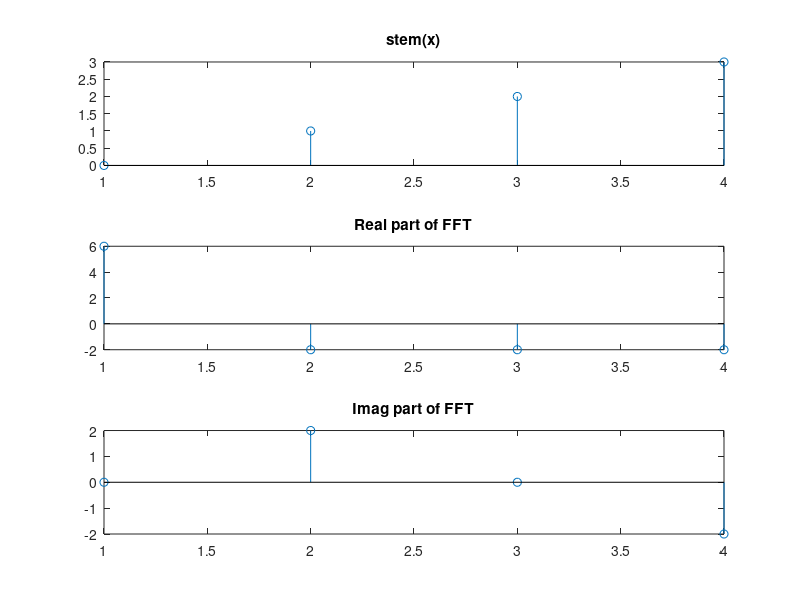

Here is the MATLAB script that generated this plot:
clc;
clear all;
x= [0 1 2 3]
y = fft(x,4)
subplot(3,1,1)
stem(x);
title('stem(x)');
subplot(312);
stem(real(y))
title('Real part of FFT');
subplot(313)
stem(imag(y));
title('Imag part of FFT');
